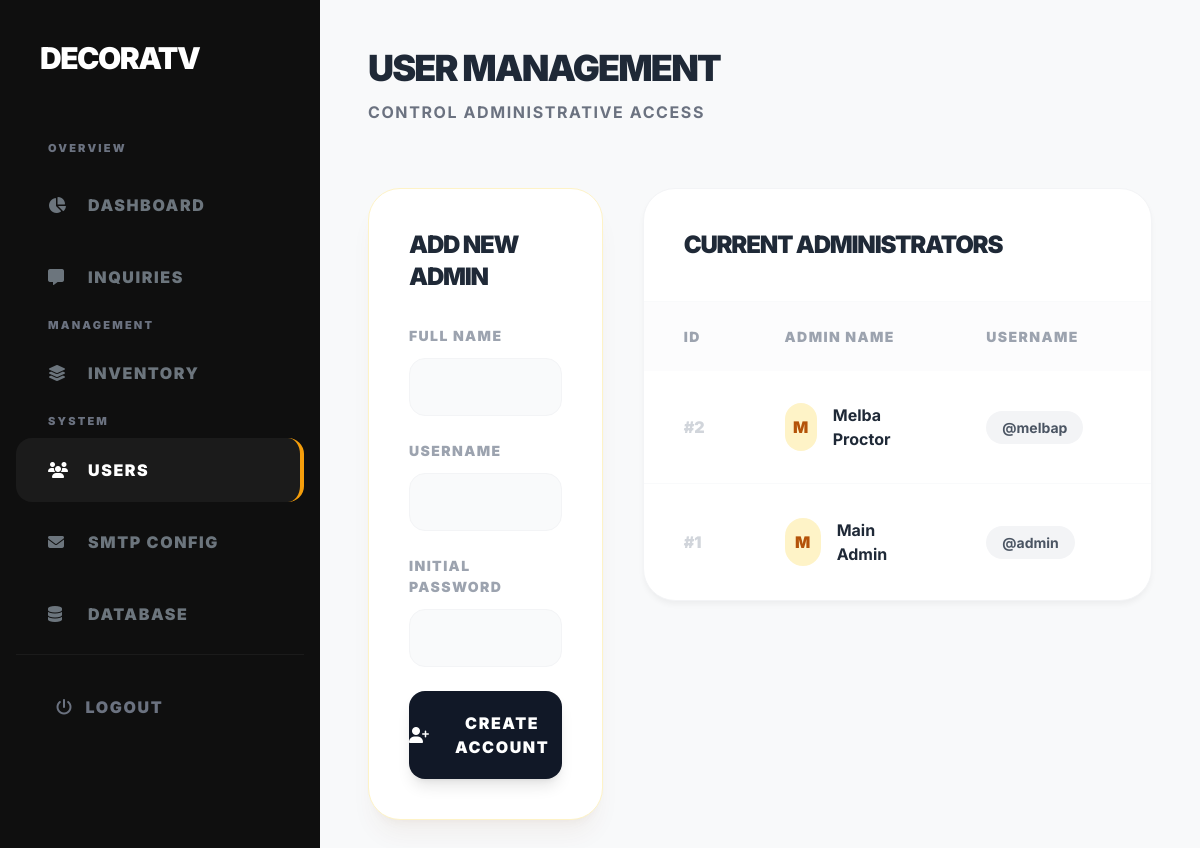
The page /admin/users.php (signed in) on the database its author committed.
### tables this page shows
CREATE TABLE users (
    id INTEGER PRIMARY KEY AUTOINCREMENT,
    username TEXT UNIQUE NOT NULL,
    password_hash TEXT NOT NULL,
    full_name TEXT,
    created_at DATETIME DEFAULT CURRENT_TIMESTAMP
, is_active INTEGER DEFAULT 1);

### admin/users.php (the view, shortened to what this page needs)
<?php
$pdo = get_db_connection();
$stmt = $pdo->query("SELECT id, username, full_name, is_active FROM users ORDER BY id DESC");
$users = $stmt->fetchAll();
?>
<!DOCTYPE html>
<html lang="en">
<head>
    <script src="https://cdn.tailwindcss.com"></script>
    <link rel="stylesheet" href="https://cdnjs.cloudflare.com/ajax/libs/font-awesome/6.4.0/css/all.min.css">
</head>
<body class="flex min-h-screen text-gray-800">
    <aside class="sidebar w-80 flex-shrink-0 flex flex-col hidden md:flex">
        <div class="p-10">
            <h1 class="text-white text-3xl font-black uppercase tracking-tighter">DecoraTV</h1>
        </div>
        <nav class="flex-1 px-4 space-y-2">
            <p class="px-8 text-[11px] font-black uppercase tracking-[0.2em] text-gray-500 mb-4 mt-6">Overview</p>
            <a href="index.php" class="sidebar-link flex items-center gap-4 px-8 py-5 rounded-2xl text-[16px] font-black uppercase tracking-widest">
                <i class="fa-solid fa-chart-pie w-6"></i> Dashboard
            </a>
            <a href="inquiries.php" class="sidebar-link flex items-center gap-4 px-8 py-5 rounded-2xl text-[16px] font-black uppercase tracking-widest">
                <i class="fa-solid fa-message w-6"></i> Inquiries
            </a>
            <p class="px-8 text-[11px] font-black uppercase tracking-[0.2em] text-gray-500 mb-4 mt-10">Management</p>
            <a href="inventory.php" class="sidebar-link flex items-center gap-4 px-8 py-5 rounded-2xl text-[16px] font-black uppercase tracking-widest">
                <i class="fa-solid fa-layer-group w-6"></i> Inventory
            </a>
            <p class="px-8 text-[11px] font-black uppercase tracking-[0.2em] text-gray-500 mb-4 mt-10">System</p>
            <a href="users.php" class="sidebar-link active flex items-center gap-4 px-8 py-5 rounded-2xl text-[16px] font-black uppercase tracking-widest">
                <i class="fa-solid fa-users w-6"></i> Users
            </a>
            <a href="settings.php" class="sidebar-link flex items-center gap-4 px-8 py-5 rounded-2xl text-[16px] font-black uppercase tracking-widest">
                <i class="fa-solid fa-envelope w-6"></i> SMTP Config
            </a>
            <a href="database.php" class="sidebar-link flex items-center gap-4 px-8 py-5 rounded-2xl text-[16px] font-black uppercase tracking-widest">
                <i class="fa-solid fa-database w-6"></i> Database
            </a>
            <div class="p-10 border-t border-white/5 mt-auto">
                <a href="logout.php" class="text-gray-500 hover:text-red-400 text-[16px] font-black uppercase tracking-widest transition-colors flex items-center gap-3">
                    <i class="fa-solid fa-power-off"></i> Logout
                </a>
            </div>
        </nav>
    </aside>
    <main class="flex-1 p-6 md:p-12 overflow-y-auto">
        <header class="mb-16">
            <h2 class="text-4xl font-black uppercase tracking-tighter">User Management</h2>
            <p class="text-[16px] text-gray-500 font-bold uppercase tracking-widest mt-3">Control administrative access</p>
        </header>
        <div class="grid grid-cols-1 lg:grid-cols-3 gap-10">
            <div class="lg:col-span-1">
                <div class="bg-white card p-10 border-amber-100 shadow-xl shadow-amber-900/5 h-fit sticky top-10">
                    <h3 class="text-2xl font-black uppercase tracking-tighter mb-8">Add New Admin</h3>
                    <form method="POST" class="space-y-6">
                        <div>
                            <label class="block text-[14px] font-black uppercase tracking-widest text-gray-400 mb-3">Full Name</label>
                            <input type="text" name="full_name" required class="w-full bg-gray-50 border border-gray-100 rounded-2xl px-6 py-4 text-[16px] font-medium focus:outline-none focus:border-amber-500">
                        </div>
                        <div>
                            <label class="block text-[14px] font-black uppercase tracking-widest text-gray-400 mb-3">Username</label>
                            <input type="text" name="username" required class="w-full bg-gray-50 border border-gray-100 rounded-2xl px-6 py-4 text-[16px] font-medium focus:outline-none focus:border-amber-500">
                        </div>
                        <div>
                            <label class="block text-[14px] font-black uppercase tracking-widest text-gray-400 mb-3">Initial Password</label>
                            <input type="password" name="password" required class="w-full bg-gray-50 border border-gray-100 rounded-2xl px-6 py-4 text-[16px] font-medium focus:outline-none focus:border-amber-500">
                        </div>
                        <button type="submit" class="w-full bg-gray-900 text-white py-5 rounded-2xl text-[16px] font-black uppercase tracking-widest hover:bg-amber-600 transition-all shadow-lg flex items-center justify-center gap-3">
                            <i class="fa-solid fa-user-plus"></i> Create Account
                        </button>
                    </form>
                </div>
            </div>
            <div class="lg:col-span-2">
                <div class="bg-white card p-0 overflow-hidden border-gray-100">
                    <div class="p-10 border-b border-gray-50">
                        <h3 class="text-2xl font-black uppercase tracking-tighter">Current Administrators</h3>
                    </div>
                    <div class="overflow-x-auto">
                        <table class="w-full">
                            <thead>
                                <tr class="bg-gray-50/50">
                                    <th class="px-10 py-6 text-left text-[14px] font-black uppercase tracking-widest text-gray-400">ID</th>
                                    <th class="px-10 py-6 text-left text-[14px] font-black uppercase tracking-widest text-gray-400">Admin Name</th>
                                    <th class="px-10 py-6 text-left text-[14px] font-black uppercase tracking-widest text-gray-400">Username</th>
                                    <th class="px-10 py-6 text-center text-[14px] font-black uppercase tracking-widest text-gray-400">Status</th>
                                </tr>
                            </thead>
                            <tbody class="divide-y divide-gray-50">
                                <?php foreach ($users as $user): ?>
                                    <tr class="hover:bg-gray-50/30 transition-colors">
                                        <td class="px-10 py-8 text-[16px] font-black text-gray-300">#<?php echo $user['id']; ?></td>
                                        <td class="px-10 py-8">
                                            <div class="flex items-center gap-4">
                                                <div class="w-12 h-12 bg-amber-100 rounded-full flex items-center justify-center text-amber-700 font-black">
                                                    <?php echo strtoupper(substr($user['full_name'], 0, 1)); ?>
                                                </div>
                                                <span class="text-[16px] font-bold text-gray-800"><?php echo htmlspecialchars($user['full_name']); ?></span>
                                            </div>
                                        </td>
                                        <td class="px-10 py-8">
                                            <span class="bg-gray-100 text-gray-600 px-4 py-2 rounded-full text-[14px] font-bold">@<?php echo htmlspecialchars($user['username']); ?></span>
                                        </td>
                                        <td class="px-10 py-8 text-center">
                                        </td>
                                    </tr>
                                <?php endforeach; ?>
                            </tbody>
                        </table>
                    </div>
                </div>
            </div>
        </div>
    </main>
</body>
</html>

### admin/users.php (style rules this page uses)
body { font-family: 'Inter', sans-serif; background-color: #f8f9fa; }
.sidebar { background-color: #0f0f0f; }
.sidebar-link { transition: all 0.3s; color: #6c757d; }
.sidebar-link:hover, .sidebar-link.active { color: #fff; background: rgba(255, 255, 255, 0.05); }
.sidebar-link.active { border-right: 4px solid #f59e0b; }
.card { border-radius: 2rem; border: 1px solid #edf2f7; box-shadow: 0 4px 6px -1px rgba(0,0,0,0.05); }

### rows shown on the page
users: id "2", full_name "M", full_name "Melba Proctor", username "melbap"
users: id "1", full_name "M", full_name "Main Admin", username "admin"
